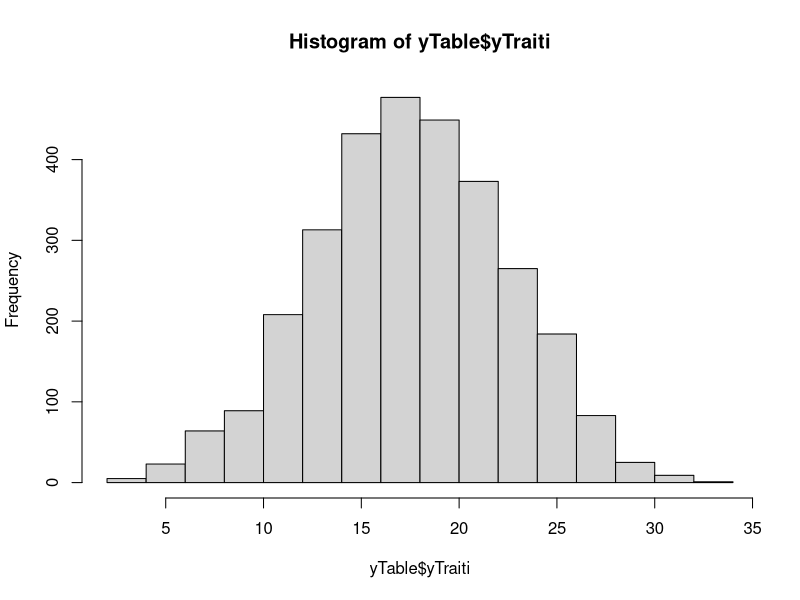

The R script that drew this image: (Note: this script raises an error after producing the figure.)
# Started January 2, 2023

# Aim of this code is write test data and test whether Cat's or my new model return values

# We have trait data across different populations

# basing it off code for simulations from traitors

options(mc.cores = 4)

## Set parameters
param <- list(
  Nrep = 20, # rep per trait
  Npop = 10, # number of studies with traits
  Nspp = 15, # number of species with traits
  trait_mu_grand = 20,
  trait_sigma_sp = 4,
  trait_sigma_pop = 2,
  trait_sigma_traity = 3)

## Generate species and study offsets (traits)
mu_sp <- rnorm(n = param[["Nspp"]], mean = 0, sd = param[["trait_sigma_sp"]])
mu_pop <- rnorm(n = param[["Npop"]], mean = 0, sd = param[["trait_sigma_pop"]])


## Make empty table
yTable <- data.frame(Species = c(),
                     Pop = c(),
                     Replicate = c(),
                     mu_grand = c(),
                     mu_sp = c(),
                     mu_pop = c())
## Fill table with parameters

for(i in 1:param[["Nspp"]]){
  for(j in 1:param[["Npop"]]){        
    temp <- data.frame(Species = i,
                       Pop = j,
                       Replicate = 1:param[["Nrep"]],
                       mu_grand = param[["trait_mu_grand"]],
                       mu_sp = mu_sp[i],
                       mu_pop = mu_pop[j])
    yTable <- rbind(yTable, temp)
  }
}

## Calculate latent trait values
yTable$trait_latent <- yTable$mu_grand + yTable$mu_sp + yTable$mu_pop
## Generate trait observation using parameters
yTable$yTraiti <- rnorm(n = nrow(yTable),
                        mean = yTable$trait_latent,
                        sd = param[["trait_sigma_traity"]])

## Calculate response parameters

head(yTable)
hist(yTable$yTraiti)

# Now compare the test data to the different stan models:
all_data <- list(y = yTable$yTraiti,
                 N = nrow(yTable),
                 n_sp = param[["Nspp"]], 
                 sp = yTable$Species,
                 n_pop = param[["Npop"]],
                 pop = yTable$Pop,
                 prior_mu_grand_mu = param[["trait_mu_grand"]],
                 prior_mu_grand_sigma = 5,
                 prior_sigma_sp_mu = param[["trait_sigma_sp"]],
                 prior_sigma_sp_sigma = 5,
                 prior_sigma_study_mu = param[["trait_sigma_pop"]],
                 prior_sigma_study_sigma = 5,
                 prior_sigma_traity_mu = param[["trait_sigma_traity"]],
                 prior_sigma_traity_sigma = 5)

mdl.trait <- stan("stan/trait_3levelwpop.stan",
                      data = all_data,
                      iter = 4000,
                      warmup = 3000,
                      chains = 4,
                      include = FALSE, pars = c("y_hat"))

summary(mdl.trait)$summary
## True value
param


#########################################
# now running it with Cat's model:
mdl.cat <- stan("stan/nointer_3levelwpop_pheno_ncp.stan",
                      data = all_data,
                      iter = 4000,
                      warmup = 3000,
                      chains = 4,
                      include = FALSE, pars = c("y_hat"))

summary(mdl.cat)$summary
